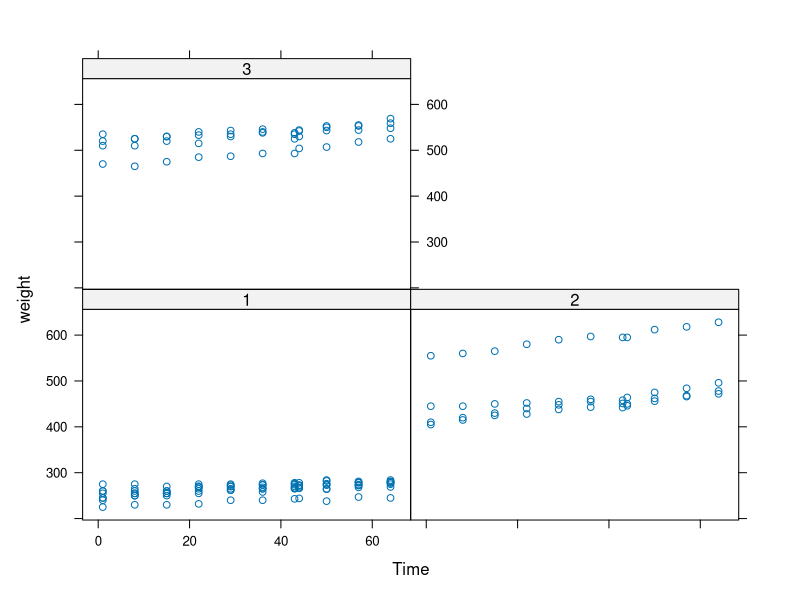
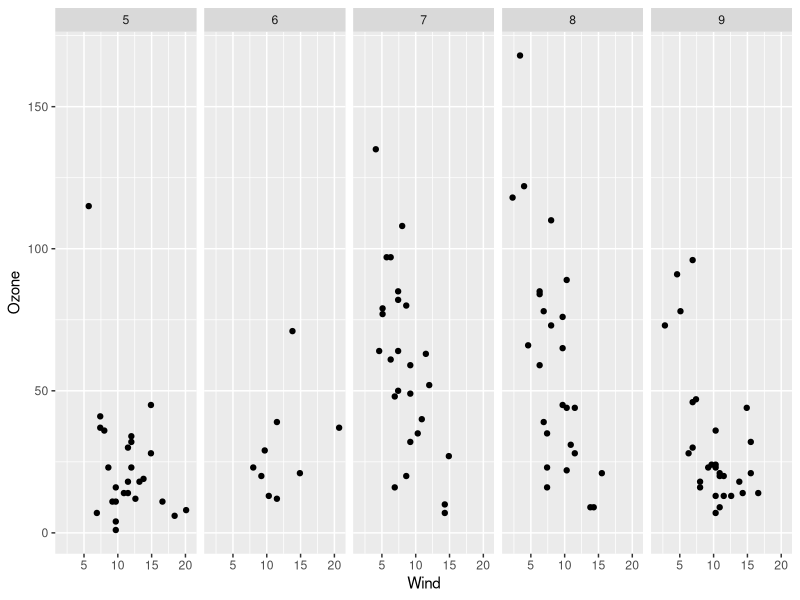
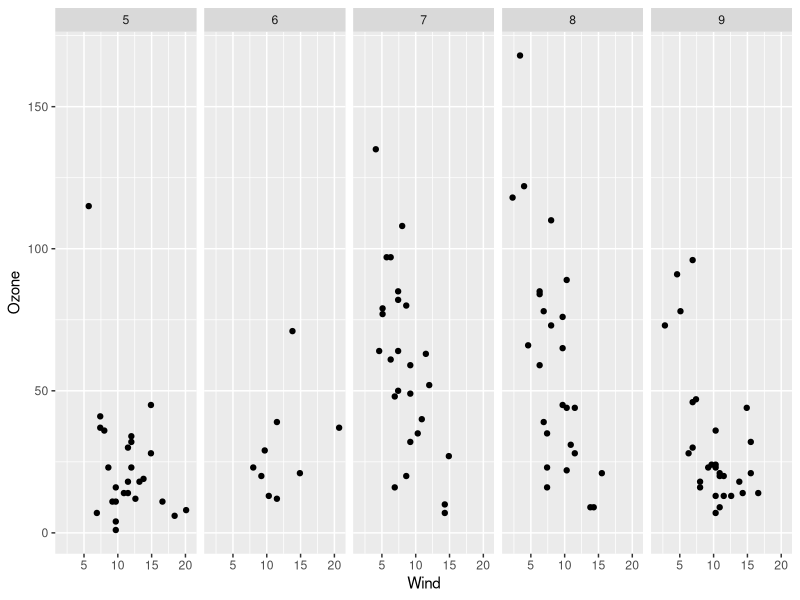

Source code (R) for these figures, in order:
#2
library(nlme)
library(lattice)
xyplot(weight ~ Time | Diet, BodyWeight)

#7
library(ggplot2)
library(datasets)
data(airquality)
str(airquality)


qplot(Wind, Ozone, data = airquality, facets = . ~ factor(Month))

airquality = transform(airquality, Month = factor(Month))
qplot(Wind, Ozone, data = airquality, facets = . ~ Month)


